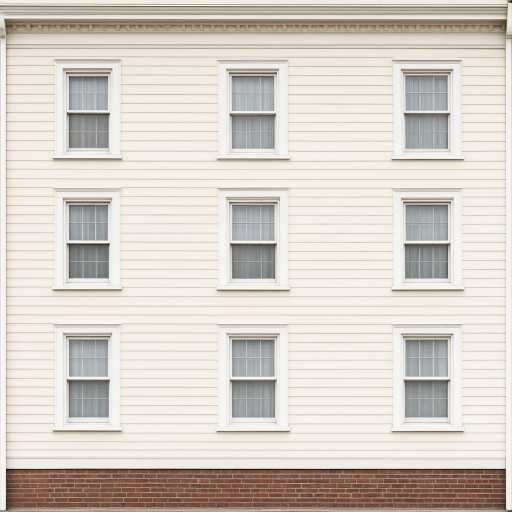
#> input picture dsh-image-gen/image-0645b9fa.png, 1024 x 1024 px (shown at 1/2 size)
$ python make_compare.py ../dsh-image-gen/image-0645b9fa.png ../dsh-image-gen/image-0df6bb8c.png ../dsh-image-gen/image-0df6bb8c.png ../dsh-image-gen/image-0df6bb8c.png ../dsh-image-gen/image-0df6bb8c.png ../dsh-image-gen/image-0df6bb8c.png
#> lines starting #> are read from the running program, lines starting #| are printed output that depends on the picture
# -*- coding: utf-8 -*-
"""拼左右对比图（中文标题），用 PIL。

用法:
    python make_compare.py <左图> <左标题> <右图> <右标题> <输出>

标题用微软雅黑；底部再加一行小字说明。
"""
import os
import sys

from PIL import Image, ImageDraw, ImageFont

FONT = "C:/Windows/Fonts/msyh.ttc"
FONT_B = "C:/Windows/Fonts/msyhbd.ttc"
BAR_H = 56
SUB_H = 34


def font(size, bold=False):
    for p in ([FONT_B, FONT] if bold else [FONT]):
        try:
            return ImageFont.truetype(p, size)
        except Exception:
            continue
    return ImageFont.load_default()


def main():
    a, ta, b, tb, out = sys.argv[1:6]
    sub = sys.argv[6] if len(sys.argv) > 6 else ""
    ia, ib = Image.open(a).convert("RGB"), Image.open(b).convert("RGB")
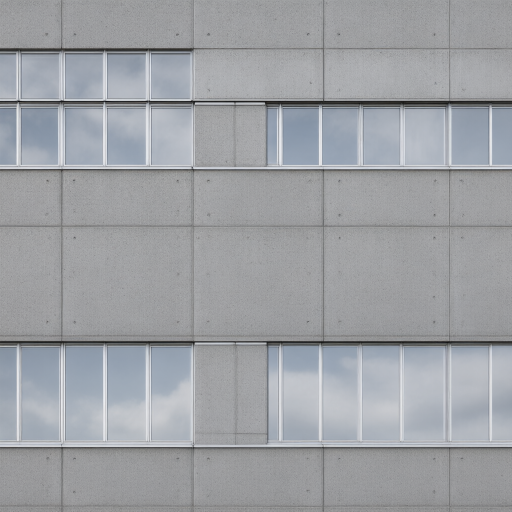
#> input picture dsh-image-gen/image-0df6bb8c.png, 1024 x 1024 px (shown at 1/2 size)
#> ia is the input picture: PIL image 1024x1024 RGB; mean R, G, B 214.4, 207.1, 199.1
#> ib is the input picture: PIL image 1024x1024 RGB; mean R, G, B 158, 160.6, 164.8
    h = min(ia.height, ib.height)
#> h = 1024
    ia = ia.resize((int(ia.width * h / ia.height), h), Image.LANCZOS)
    ib = ib.resize((int(ib.width * h / ib.height), h), Image.LANCZOS)

    W = ia.width + ib.width
#> W = 2048
    H = h + BAR_H + (SUB_H if sub else 0)
#> H = 1114
    canvas = Image.new("RGB", (W, H), (24, 24, 26))
    d = ImageDraw.Draw(canvas)

    canvas.paste(ia, (0, BAR_H))
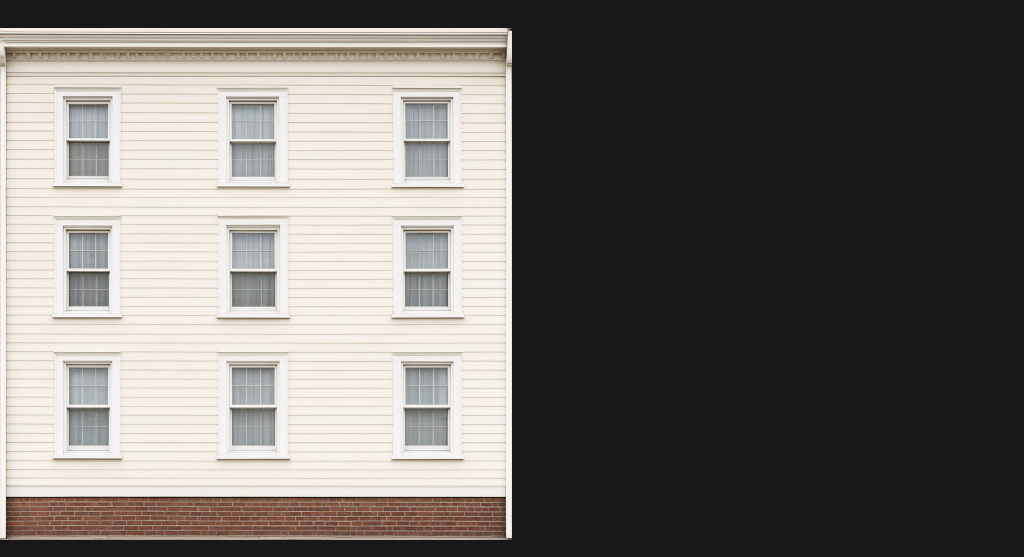
#> canvas: PIL image 2048x1114 RGB (shown at 1/2 size); mean R, G, B 111.5, 108.2, 105.5
    canvas.paste(ib, (ia.width, BAR_H))
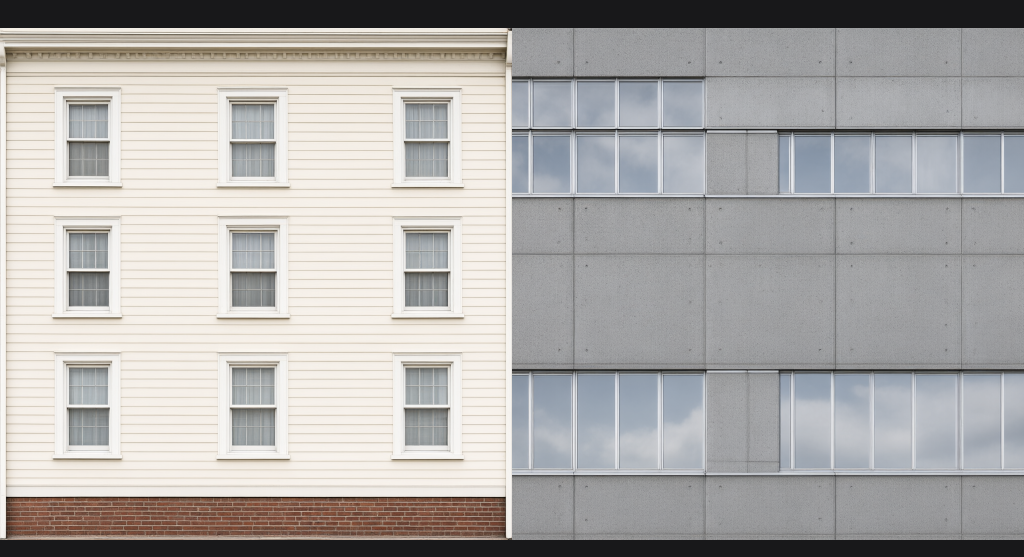
#> canvas: PIL image 2048x1114 RGB (shown at 1/2 size); mean R, G, B 173.1, 171, 169.3

    f = font(28, bold=True)
    d.text((16, 12), ta, fill=(255, 255, 255), font=f)
    d.text((ia.width + 16, 12), tb, fill=(120, 220, 160), font=f)
    d.line([(ia.width, 0), (ia.width, H)], fill=(90, 90, 95), width=2)

    if sub:
        d.text((16, BAR_H + h + 6), sub, fill=(190, 190, 195), font=font(20))

    out = os.path.abspath(out)
    os.makedirs(os.path.dirname(out), exist_ok=True)
    canvas.save(out, quality=92)
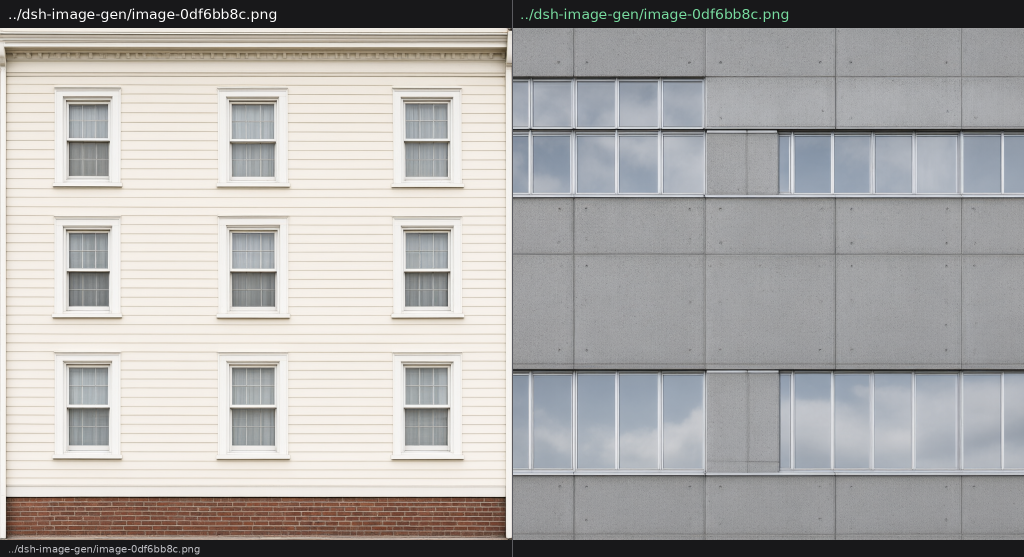
#> saved as image-0df6bb8c.png: PIL image 2048x1114 RGB (shown at 1/2 size); mean R, G, B 173.6, 171.6, 169.9
    print("→ %s  %d 字节  %dx%d" % (out, os.path.getsize(out), canvas.width, canvas.height))
#| → dsh-image-gen/image-0df6bb8c.png  2383409 字节  2048x1114


main()
